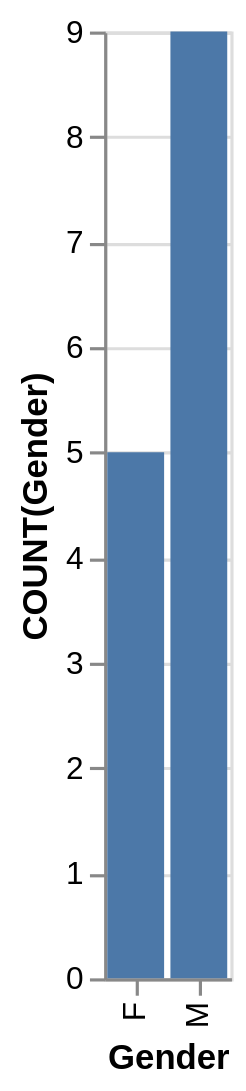

The specification (Vega-Lite) saved for this image:
### Vega-Lite specification from a JSON file in a GitHub repository (floating-point values rounded to 4 significant figures)
{"data": {"values": [{"x_data": "F", "y_data": 5}, {"x_data": "M", "y_data": 9}]}, "mark": "bar", "encoding": {"x": {"field": "x_data", "type": "nominal", "title": "Gender", "sort": "ascending"}, "y": {"field": "y_data", "type": "quantitative", "title": "COUNT(Gender)"}}}
